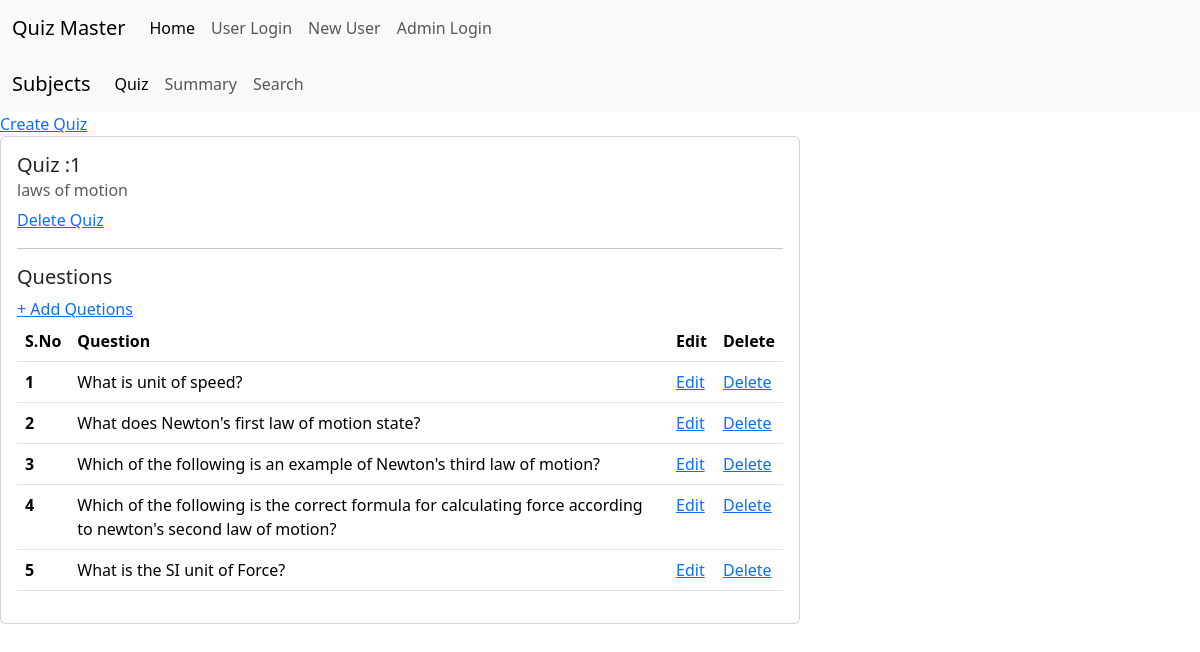
Page /admin_dash/quiz on the committed database.
### application/models.py (models this page shows, shortened)
class Quiz(db.Model):
    id=db.Column(db.Integer, primary_key=True)
    chapter_id=db.Column(db.Integer, db.ForeignKey('chapter.id'), nullable=False)
    date_of_quiz=db.Column(db.Date, nullable=False)
    time_duration=db.Column(db.Time, nullable=False)
    remarks=db.Column(db.String(120), nullable=True)
    questions=db.relationship('Question', backref='quiz', lazy=True)
    scores=db.relationship('Scores', backref='quiz', lazy=True)

class Chapter(db.Model):
    id=db.Column(db.Integer, primary_key=True)
    name=db.Column(db.String(80), unique=True, nullable=False)
    cdesc=db.Column(db.String(120), nullable=True)
    sub_id=db.Column(db.Integer, db.ForeignKey('subject.id'), nullable=False)
    quiz=db.relationship('Quiz', backref='chapter', lazy=True)

class Question(db.Model):
    id=db.Column(db.Integer, primary_key=True)
    quiz_id=db.Column(db.Integer, db.ForeignKey('quiz.id'), nullable=False)
    que_statement=db.Column(db.String(120), nullable=False)
    option_1=db.Column(db.String(80), nullable=False)
    option_2=db.Column(db.String(80), nullable=False)
    option_3=db.Column(db.String(80), nullable=False)
    option_4=db.Column(db.String(80), nullable=False)
    ans=db.Column(db.String(80), nullable=False)

### application/controllers.py (the view)
@app.route('/admin_dash/quiz',methods=['POST','GET'])
def admin_quiz():
    quizes=Quiz.query.all()
    chapters=Chapter.query.all()
    return render_template('admin_dash_quiz.html',quizes=quizes,chapters=chapters,questions=Question.query.all())

### templates/admin_dash_quiz.html (shortened to what this page needs)
{% extends 'base.html' %}
{% block content %}
<nav class="navbar navbar-expand-lg bg-body-tertiary">
    <div class="container-fluid">
      <a class="navbar-brand" href="/">Quiz Master</a>
      <div class="collapse navbar-collapse" id="navbarNav">
        <ul class="navbar-nav">
          <li class="nav-item">
            <a class="nav-link active" aria-current="page" href="/">Home</a>
          </li>
          <li class="nav-item">
            <a class="nav-link" href="/login">User Login</a>
          </li>
          <li class="nav-item">
            <a class="nav-link" href="/register">New User</a>
          </li>
          <li class="nav-item">
            <a class="nav-link" href="/admin">Admin Login</a>
          </li>
        </ul>
      </div>
    </div>
  </nav>
  <nav class="navbar navbar-expand-lg bg-body-tertiary">
    <div class="container-fluid">
      <a class="navbar-brand" href="/admin_dash">Subjects</a>
      <div class="collapse navbar-collapse" id="navbarSupportedContent">
        <ul class="navbar-nav me-auto mb-2 mb-lg-0">
          <li class="nav-item">
            <a class="nav-link active" aria-current="page" href="/admin_dash/quiz">Quiz</a>
          </li>
          <li class="nav-item">
            <a class="nav-link" href="/admin_dash/summary">Summary</a>
          </li>
          <li class="nav-item">
            <a class="nav-link" href="/admin_dash/search">Search</a>
          </li>
        </ul>
      </div>
    </div>
  </nav>
<div id="dashboard">
    <div>
      <a href="/admin_dash/add_quiz">Create Quiz</a>
      <br>
      {% for quiz in quizes %}
      <div class="card" style="width: 50rem;">
        <div class="card-body">
          <h5 class="card-title">Quiz :{{quiz.id}}</h5>
          {% for chapter in chapters %}
          {% if chapter.id == quiz.chapter_id %}
          <h6 class="card-subtitle mb-2 text-body-secondary">{{chapter.name}}</h6>
          {% endif %}
          {% endfor %}
          <a href="/admin_dash/quiz/delete/{{quiz.id}}" class="card-link">Delete Quiz</a>
          <br>
          <hr>
          <table class="table">
            <h5>Questions</h5>
            <a href="/admin_dash/quiz/add_question/{{quiz.id}}" class="card-link">+ Add Quetions</a>
            <thead>
              <tr>
                <th scope="col">S.No</th>
                <th scope="col">Question</th>
                <th scope="col">Edit</th>
                <th scope="col">Delete</th>
              </tr>
            </thead>
            <tbody>
              {%for que in quiz.questions%}
              <tr>
                <th scope="row">{{que.id}}</th>
                <td>{{que.que_statement}}</td>
                <td><a href="/admin_dash/quiz/edit_que/{{que.id}}">Edit</a></td>
                <td><a href="/admin_dash/quiz/delete_que/{{que.id}}">Delete</a></td>
              </tr>
              {%endfor%}
            </tbody>
          </table>
        </div>
      </div>
      {% endfor %}
    </div>
</div>
{% endblock %}

### static/css/style.css (style rules this page uses)
body { margin: 0; padding: 0; }

### rows in the picture
Quiz: id "1"
Chapter: name "laws of motion"
Question: id "1", que_statement "What is unit of speed?"
Question: id "2", que_statement "What does Newton's first law of motion state?"
Question: id "3", que_statement "Which of the following is an example of Newton's third law of motion?"
Question: id "4", que_statement "Which of the following is the correct formula for calculating force according to newton's second law of motion?"
Question: id "5", que_statement "What is the SI unit of Force?"
